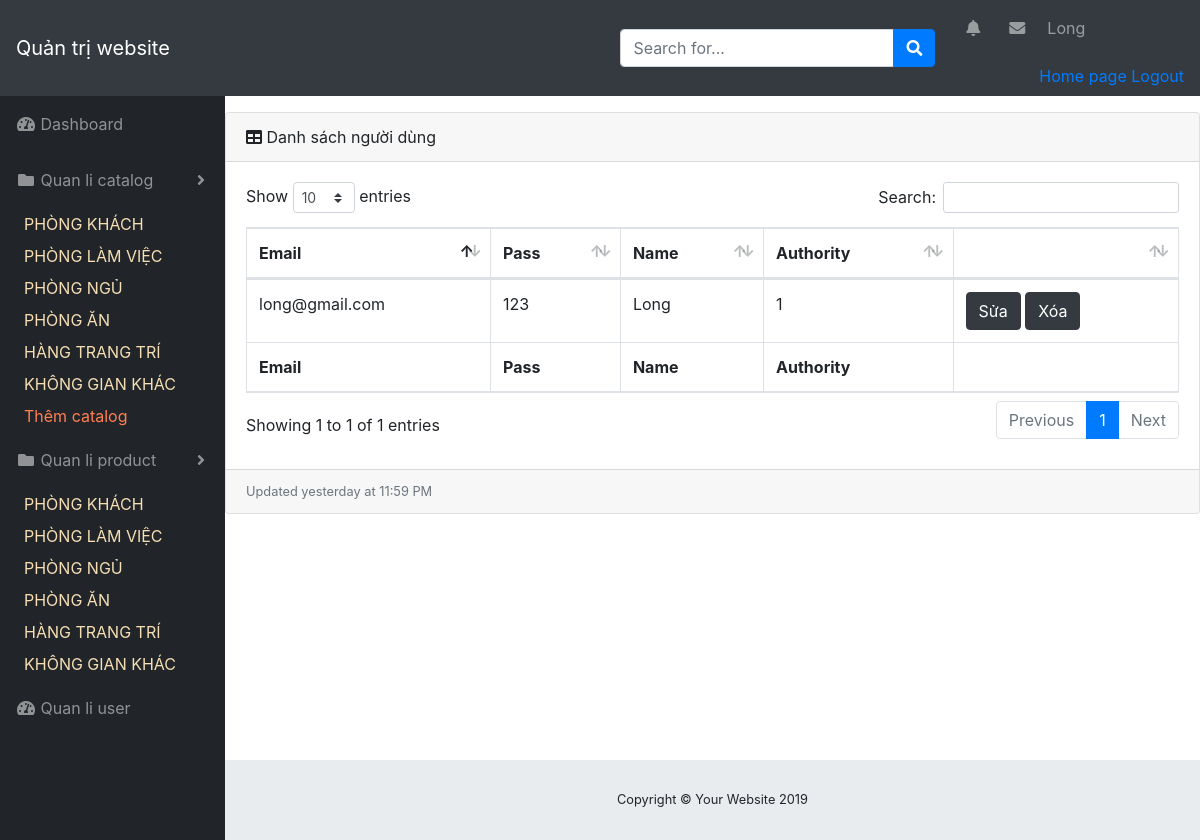
Page /admin/index.php?act=qluser (signed in) on the committed database.
### tables this page shows
CREATE TABLE `catalog` (
  `id` int(10) NOT NULL,
  `name` varchar(255) NOT NULL,
  `text` varchar(255) NOT NULL,
  `parent` int(10) NOT NULL,
  `img` varchar(255) DEFAULT NULL,
  `stt` int(5) DEFAULT 0
);

CREATE TABLE `user` (
  `id` int(11) NOT NULL,
  `email` varchar(255) NOT NULL,
  `pass` varchar(255) NOT NULL,
  `name` varchar(255) NOT NULL,
  `authority` int(2) NOT NULL
);

### model/connect.php (called while the page is built, shortened)
<?php
    class connect{
        var $db=null;
        public function __construct()
        {
            $dsn='mysql:host=localhost;dbname=longnnbv_noithat';
            $user='root';
            $pass='';
            $this->db=new PDO($dsn,$user,$pass, array(PDO::MYSQL_ATTR_INIT_COMMAND => "SET NAMES utf8"));
        }
        public function getList($select)
        {
            $results = $this->db->query($select);
            return $results;
        }
    }
?>

### model/catalog.php (called while the page is built, shortened)
<?php
    class Catalog{
        function getList()
        {
            $db = new connect();
            $select = "select * from catalog order by id ASC LIMIT 6 OFFSET 0";
            $result = $db->getList($select);
            return $result;
        }
    }
?>

### model/user.php (called while the page is built, shortened)
<?php
    class User extends connect
    {
        function getListUser()
        {
            $sql = "select * from user order by id desc";
            $result = parent::getList($sql);
            return $result;
        }
    }
?>

### admin/header_admin.php (the view, shortened to what this page needs)
<!DOCTYPE html>
<html lang="en">
<head>
    <link href="../content/vendor/fontawesome-free/css/all.min.css" rel="stylesheet" type="text/css">
    <link href="../content/vendor/datatables/dataTables.bootstrap4.css" rel="stylesheet">
    <link href="../content/css/sb-admin.css" rel="stylesheet">
    <link rel="stylesheet" href="https://stackpath.bootstrapcdn.com/bootstrap/4.3.1/css/bootstrap.min.css"
>
    <link rel="stylesheet" href="https://use.fontawesome.com/releases/v5.7.0/css/all.css"
>
</head>
<body id="page-top">
    <nav class="navbar navbar-expand navbar-dark bg-dark static-top">
        <a class="navbar-brand mr-1" href="index.php">Quản trị website</a>
        <form class="d-none d-md-inline-block form-inline ml-auto mr-0 mr-md-3 my-2 my-md-0">
            <div class="input-group">
                <input type="text" class="form-control" placeholder="Search for..." aria-label="Search"
                    aria-describedby="basic-addon2">
                <div class="input-group-append">
                    <button class="btn btn-primary" type="button">
                        <i class="fas fa-search"></i>
                    </button>
                </div>
            </div>
        </form>
        <ul class="navbar-nav ml-auto ml-md-0">
            <li class="nav-item dropdown no-arrow mx-1">
                <a class="nav-link dropdown-toggle" href="#" id="alertsDropdown" role="button" data-toggle="dropdown"
                    aria-haspopup="true" aria-expanded="false">
                    <i class="fas fa-bell fa-fw"></i>
                </a>
            </li>
            <li class="nav-item dropdown no-arrow mx-1">
                <a class="nav-link dropdown-toggle" href="#" id="messagesDropdown" role="button" data-toggle="dropdown"
                    aria-haspopup="true" aria-expanded="false">
                    <i class="fas fa-envelope fa-fw"></i>
                </a>
            </li>
            <li class="nav-item dropdown no-arrow">
                <a class="nav-link dropdown-toggle" href="#" id="userDropdown" role="button" data-toggle="dropdown"
                    aria-haspopup="true" aria-expanded="false">
                    <?php
                        if(isset($_SESSION['name'])){
                            echo '<p>'.$_SESSION['name'].'</p>';
                        }
                    ?>
                </a>
                <div class="dropdown-menu-right" aria-labelledby="userDropdown">
                    <a href="../../../boxroom1/index.php">Home page</a>
                    <a href="../admin/index.php?act=logout">Logout</a>
                </div>
            </li>
        </ul>
    </nav>
    <div id="wrapper">
        <ul class="sidebar navbar-nav">
            <li class="nav-item">
                <a class="nav-link" href="index.php?act=home">
                    <i class="fas fa-fw fa-tachometer-alt"></i>
                    <span>Dashboard</span>
                </a>
            </li>
            <li class="nav-item dropdown">
                <a class="nav-link dropdown-toggle" href="#"
                    id="pagesDropdown" role="button" data-toggle="dropdown" aria-haspopup="true" aria-expanded="false">
                    <i class="fas fa-fw fa-folder"></i>
                    <span>Quan li catalog</span>
                </a>
                <?php
                    foreach ($dsdm as $dm) {
                        extract($dm);
                        $name = $dm['name'];
                        $id = $dm['id'];
                ?>
                    <a class="dropdown-item" style="color: wheat;" href="index.php?act=qllsp&id=<?=$id?>"><?=$name?></a>
                    <?php
                    }
                ?>
                    <a class="dropdown-item" style="color:coral" href="index.php?act=them&id=0">Thêm catalog</a>
            </li>
            <li class="nav-item dropdown">
                <a class="nav-link dropdown-toggle" href="#"
                    id="pagesDropdown" role="button" data-toggle="dropdown" aria-haspopup="true" aria-expanded="false">
                    <i class="fas fa-fw fa-folder"></i>
                    <span>Quan li product</span>
                </a>
                <?php
                    foreach ($dsdm2 as $dm) {
                        extract($dm);
                        $name = $dm['name'];
                        $id = $dm['id'];
                ?>
                    <a class="dropdown-item" style="color: wheat;" href="index.php?act=qlsp&id=<?=$id?>"><?=$name?></a>
                    <?php
                    }
                ?>
            </li>
            <li class="nav-item">
                <a class="nav-link" href="index.php?act=qluser">
                    <i class="fas fa-fw fa-tachometer-alt"></i>
                    <span>Quan li user</span>
                </a>
            </li>
        </ul>

### admin/user/list_user.php (shortened to what this page needs)
<div id="content-wrapper">
        <div class="card mb-3">
            <div class="card-header">
                <i class="fas fa-table"></i>
                Danh sách người dùng
            </div>
            <div class="card-body">
                <div class="table-responsive">
                    <table class="table table-bordered" id="dataTable" width="100%" cellspacing="0">
                        <thead>
                            <tr>
                                <th>Email</th>
                                <th>Pass</th>
                                <th>Name</th>
                                <th>Authority</th>
                                <th></th>
                            </tr>
                        </thead>
                        <tfoot>
                            <tr>
                                <th>Email</th>
                                <th>Pass</th>
                                <th>Name</th>
                                <th>Authority</th>
                                <th></th>
                            </tr>
                        </tfoot>
                        <tbody>
                            <?php
                                foreach($list_user as $user){
                                    extract($user);
                                    echo '<tr>
                                        <td>'.$user['email'].'</td>
                                        <td>'.$user['pass'].'</td>
                                        <td>'.$user['name'].'</td>
                                        <td>'.$user['authority'].'</td>
                                        <td>
                                            <a href="index.php?act=btn_edit_user&id='.$user['id'].'"
                                                class="btn btn-dark">Sửa</a>
                                            <a href="index.php?act=btn_delete_user&id='.$user['id'].'"
                                                class="btn btn-dark">Xóa</a>
                                        </td>
                                            </tr>';
                                }
                            ?>
                        </tbody>
                    </table>
                </div>
            </div>
            <div class="card-footer small text-muted">Updated yesterday at 11:59 PM</div>
        </div>
    </div>

### rows in the picture
catalog: name "PHÒNG KHÁCH"
catalog: name "PHÒNG LÀM VIỆC"
catalog: name "PHÒNG NGỦ"
catalog: name "PHÒNG ĂN"
catalog: name "HÀNG TRANG TRÍ"
catalog: name "KHÔNG GIAN KHÁC"
user: email "long@gmail.com", pass "123", name "Long", authority "1"

### other values in the picture
$_SESSION['name'] "Long"
